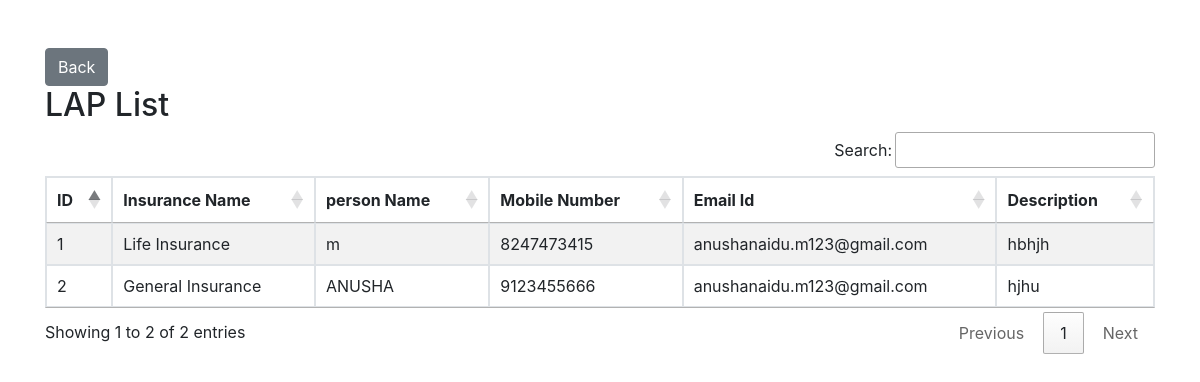
The page /viewgeninsurance/ on the database its author committed.
### anusha/models.py (models this page shows, shortened)
class GeneralInsurance(models.Model):
    insurance_name=models.CharField(max_length=100)
    name=models.CharField(max_length=100)
    mobile_number=models.CharField(max_length=15, unique=True)
    email_id = models.EmailField()
    messgae=models.TextField()

### anusha/views.py (the view)
# urls.py: path('viewgeninsurance/',views.generalinsurance_view,name='insurancegenview'),
def generalinsurance_view(request):
    general=GeneralInsurance.objects.all()
    return render(request,'customer/view_generalinsurance.html',{'general':general})

### anusha/templates/customer/view_generalinsurance.html (shortened to what this page needs)
<!DOCTYPE html>
<html lang="en">
<head>
    <link rel="stylesheet" href="https://maxcdn.bootstrapcdn.com/bootstrap/4.0.0/css/bootstrap.min.css">
    <link rel="stylesheet" href="https://cdn.datatables.net/1.13.7/css/jquery.dataTables.min.css">
    <link rel="stylesheet" href="https://cdn.datatables.net/buttons/2.4.2/css/buttons.dataTables.min.css">
    <link rel="stylesheet" href="https://cdn.datatables.net/responsive/2.4.0/css/responsive.dataTables.min.css">
</head>
<body>
    <div class="container mt-5">
        <button type="button" class="btn btn-secondary" onclick="window.history.back();">Back</button>
        <h2>LAP List</h2>
        <table id="example" class="table table-bordered table-striped">
            <thead>
                <tr>
                    <th>ID</th>
                    <th>Insurance Name</th>
                    <th>person Name</th>
                    <th>Mobile Number</th>
                    <th>Email Id</th>
                    <th>Description</th>
                </tr>
            </thead>
            <tbody>
                {% for profile in general %}
                <tr>
                    <td>{{ profile.id }}</td>
                    <td>{{ profile.insurance_name }}</td>
                    <td>{{ profile.name }}</td>
                    <td>{{ profile.mobile_number }}</td>
                    <td>{{ profile.email_id }}</td>
                    <td>{{ profile.messgae}}</td>
                </tr>
                {% endfor %}
            </tbody>
        </table>
    </div>
</body>
</html>

### rows shown on the page
GeneralInsurance: id "1", insurance_name "Life Insurance", name "m", mobile_number "8247473415", email_id "anushanaidu.m123@gmail.com", messgae "hbhjh"
GeneralInsurance: id "2", insurance_name "General Insurance", name "ANUSHA", mobile_number "9123455666", email_id "anushanaidu.m123@gmail.com", messgae "hjhu"
